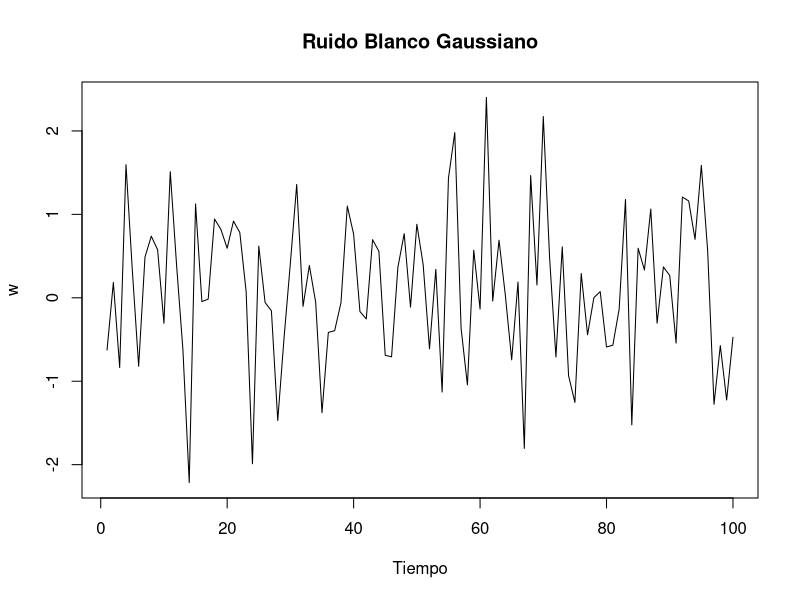
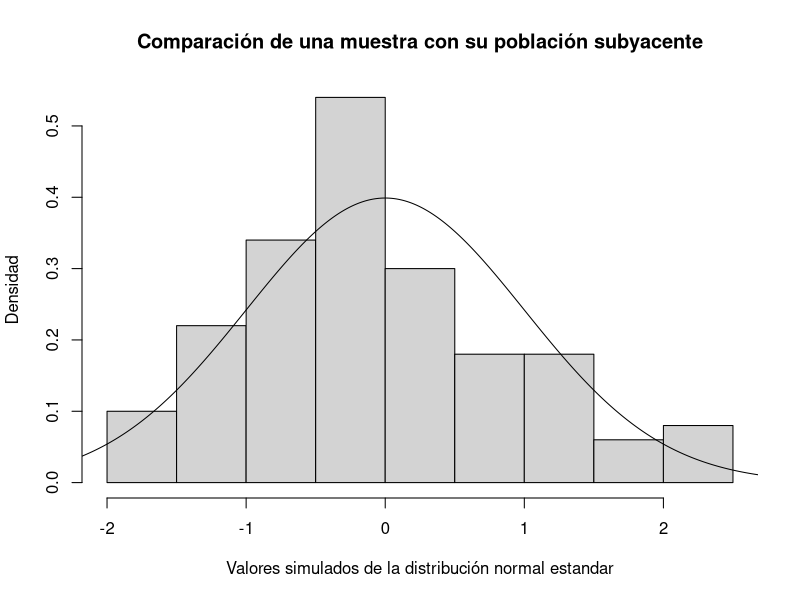
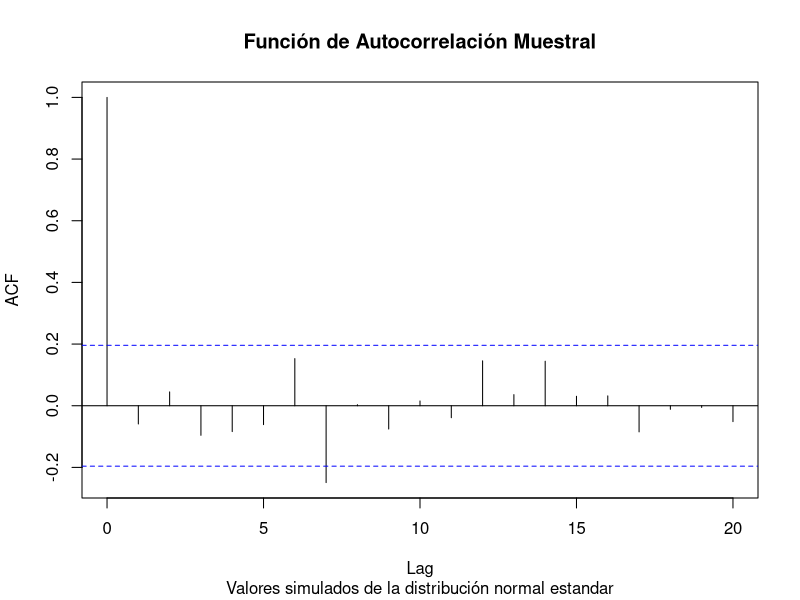
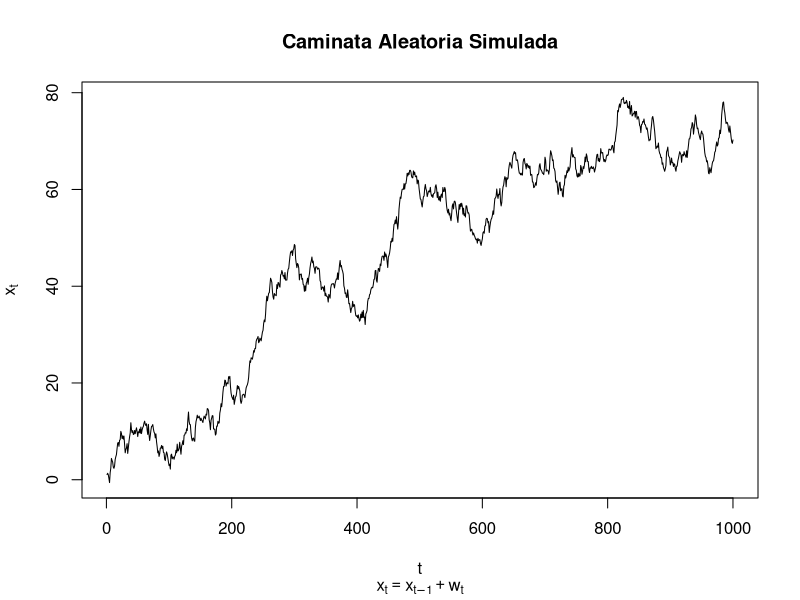
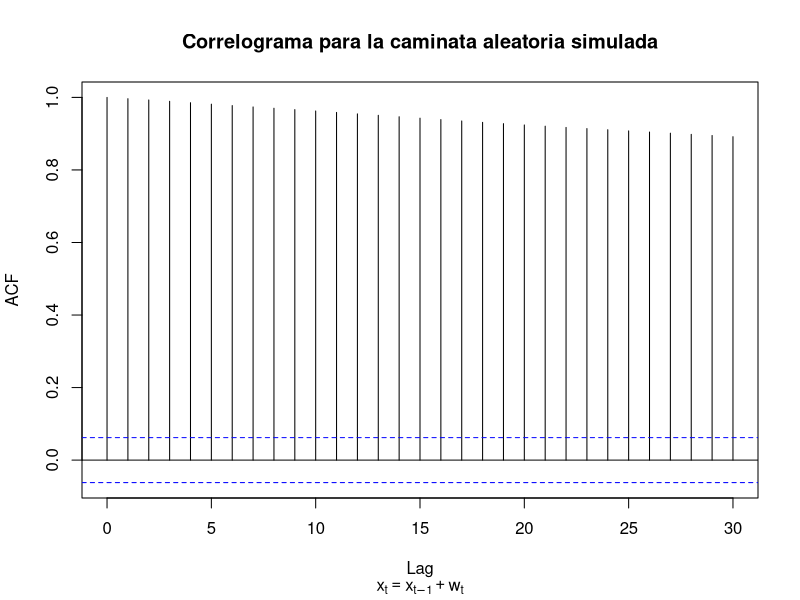
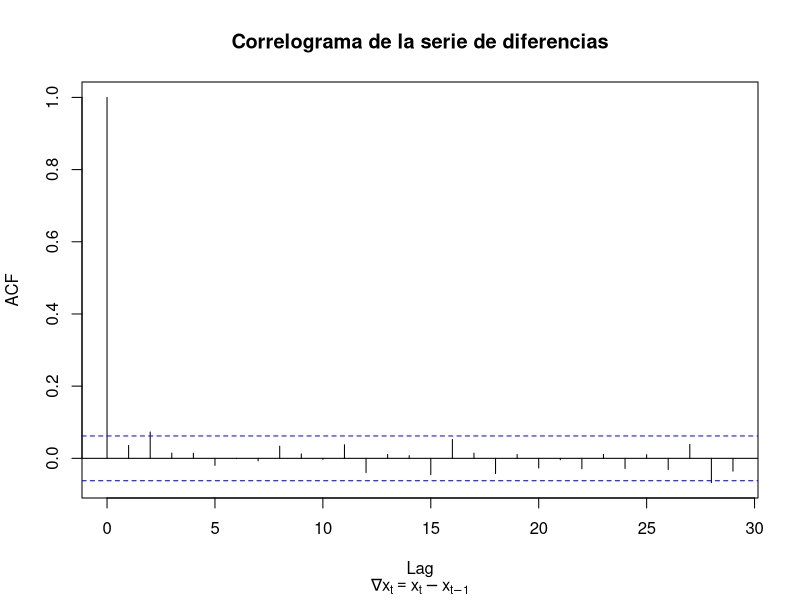
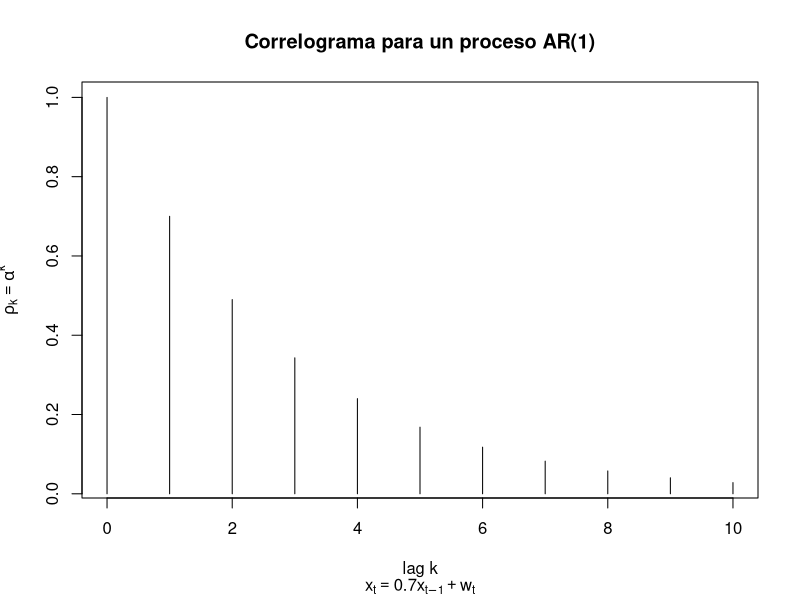
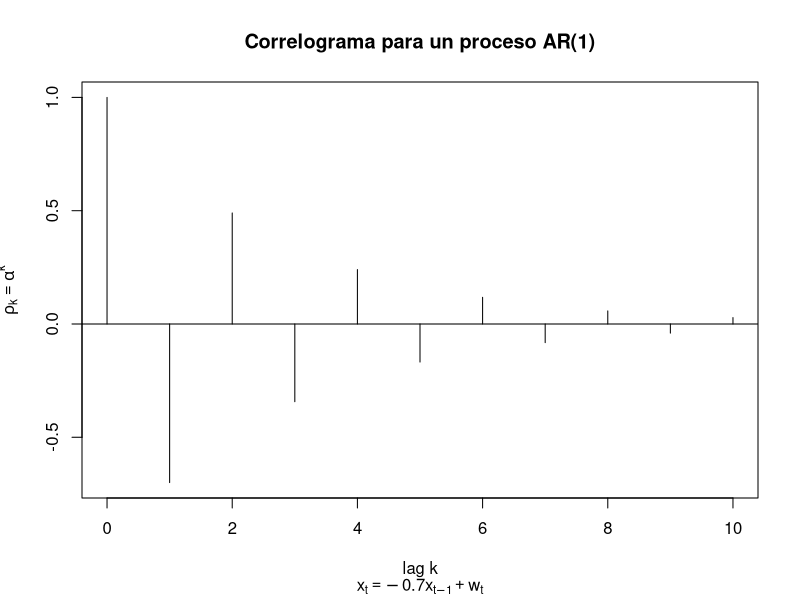

Write R code to recreate these figures, in order.
# Ejemplo 2. Modelos estocásticos básicos, modelos estacionarios y predicción

# Ruido Blanco y simulación en R

set.seed(1)
w <- rnorm(100)
plot(w, type = "l", xlab = "")
title(main = "Ruido Blanco Gaussiano", xlab = "Tiempo")

###

# Para ilustrar mediante simulación como las muestras pueden diferir 
# de sus poblaciones subyacentes considere lo siguiente

x <- seq(-3, 3, length = 1000)
hist(rnorm(100), prob = T, ylab = "", xlab = "", main = "") 
points(x, dnorm(x), type = "l")
title(ylab = "Densidad", xlab = "Valores simulados de la distribución normal estandar",
      main = "Comparación de una muestra con su población subyacente")

###

set.seed(2)
acf(rnorm(100), main = "")
title(main = "Función de Autocorrelación Muestral", 
      sub = "Valores simulados de la distribución normal estandar")

###

              # Caminata Aleatoria
              # Simulación en R

x <- w <- rnorm(1000)
for(t in 2:1000) x[t] <- x[t-1] + w[t]
plot(x, type = "l", main = "Caminata Aleatoria Simulada", 
     xlab = "t", ylab = expression(x[t]), 
     sub = expression(x[t]==x[t-1]+w[t]))
acf(x, main = "")
title(main = "Correlograma para la caminata aleatoria simulada", 
      sub = expression(x[t]==x[t-1]+w[t]))

###

        # Modelos Ajustados y gráficas de diagnóstico
      # Series de caminatas aleatorias simuladas

# El correlograma de las series de diferencias puede usarse para evaluar si una serie dada
# puede modelarse como una caminata aleatoria

acf(diff(x), main = "")
title(main = "Correlograma de la serie de diferencias", 
      sub = expression(nabla*x[t]==x[t]-x[t-1]))

#### Modelos AR(p), MA(q) y ARMA(p, q)

# Modelos AR(p)

# Correlograma de un proceso AR(1)

rho <- function(k, alpha) alpha^k
plot(0:10, rho(0:10, 0.7), type = "h", ylab = "", xlab = "")
title(main = "Correlograma para un proceso AR(1)",
      ylab = expression(rho[k] == alpha^k),
      xlab = "lag k",
      sub = expression(x[t]==0.7*x[t-1]+w[t]))

plot(0:10, rho(0:10, -0.7), type = "h", ylab = "", xlab = "")
title(main = "Correlograma para un proceso AR(1)",
      ylab = expression(rho[k] == alpha^k),
      xlab = "lag k",
      sub = expression(x[t]==-0.7*x[t-1]+w[t]))
abline(h = 0)

###

# Simulación en R

# Un proceso AR(1) puede ser simulado en R como sigue:

set.seed(1)
x <- w <- rnorm(100)
for(t in 2:100) x[t] <- 0.7 * x[t-1] + w[t]
plot(x, type = "l", xlab = "", ylab = "")
title(main = "Proceso AR(1) simulado",
      xlab = "Tiempo",
      ylab = expression(x[t]),
      sub = expression(x[t]==0.7*x[t-1]+w[t]))

#

acf(x, main = "")
title(main = "Correlograma del proceso AR(1) simulado", 
      sub = expression(x[t]==0.7*x[t-1]+w[t]))

#

pacf(x, main = "")
title(main = "Correlograma Parcial del proceso AR(1) simulado", 
      sub = expression(x[t]==0.7*x[t-1]+w[t]))

###

# Modelos Ajustados

# Ajuste de modelos a series simuladas

x.ar <- ar(x, method = "mle")
x.ar$order
x.ar$ar
x.ar$ar + c(-2, 2)*sqrt(x.ar$asy.var)

# Serie de temperaturas globales, expresadas como anomalías de las medias mensuales: Ajuste de un modelo AR

Global <- scan("global.txt")
Global.ts <- ts(Global, st = c(1856, 1), end = c(2005, 12), fr = 12)
Global.annual <- aggregate(Global.ts, FUN = mean)
plot(Global.ts, xlab = "Tiempo", ylab = "Temperatura en Â°C", 
     main = "Serie de Temperatura Global",
     sub = "Serie mensual: Enero de 1856 a Diciembre de 2005")
plot(Global.annual, xlab = "Tiempo", ylab = "Temperatura en Â°C", 
     main = "Serie de Temperatura Global",
     sub = "Serie anual de temperaturas medias: 1856 a 2005")

#

mean(Global.annual)
Global.ar <- ar(Global.annual, method = "mle")
Global.ar$order
Global.ar$ar
acf(Global.ar$res[-(1:Global.ar$order)], lag = 50, main = "")
title(main = "Correlograma de la serie de residuales",
      sub = "Modelo AR(4) ajustado a la serie de temperaturas globales anuales")

####################################################################################################################################################

# Modelos MA(q)

# Ejemplos en R: Correlograma y Simulación

# Función en R para calcular la Función de Autocorrelación

rho <- function(k, beta){
  q <- length(beta) - 1
  if(k > q) ACF <- 0 else {
    s1 <- 0; s2 <- 0
    for(i in 1:(q-k+1)) s1 <- s1 + beta[i]*beta[i + k]
    for(i in 1:(q+1)) s2 <- s2 + beta[i]^2
    ACF <- s1/s2}
  ACF}

# Correlograma para un proceso MA(3)

beta <- c(1, 0.7, 0.5, 0.2)
rho.k <- rep(1, 10)
for(k in 1:10) rho.k[k] <- rho(k, beta)
plot(0:10, c(1, rho.k), ylab = expression(rho[k]), xlab = "lag k", type = "h",
     sub = expression(x[t] == w[t] + 0.7*w[t-1] + 0.5*w[t-2] + 0.2*w[t-3]),
     main = "Función de autocorrelación para un proceso MA(3)")
abline(0, 0)

# Correlograma para otro proceso MA(3)

beta <- c(1, -0.7, 0.5, -0.2)
rho.k <- rep(1, 10)
for(k in 1:10) rho.k[k] <- rho(k, beta)
plot(0:10, c(1, rho.k), ylab = expression(rho[k]), xlab = "lag k", type = "h",
     sub = expression(x[t] == w[t] - 0.7*w[t-1] + 0.5*w[t-2] - 0.2*w[t-3]),
     main = "Función de autocorrelación para un proceso MA(3)")
abline(0, 0)

####################################################################################################################################################

# Simulación de un proceso MA(3)

set.seed(1)
b <- c(0.8, 0.6, 0.4)
x <- w <- rnorm(1000)
for(t in 4:1000){
  for(j in 1:3) x[t] <- x[t] + b[j]*w[t-j]
}

plot(x, type = "l", ylab = expression(x[t]), xlab = "Tiempo t",
     sub = expression(x[t] == w[t] + 0.8*w[t-1] + 0.6*w[t-2] + 0.4*w[t-3]),
     main = "Serie de tiempo simulada de un proceso MA(3)")

###

acf(x, main = "")
title(main = "Correlograma para un proceso MA(3) simulado", 
      sub = expression(x[t] == w[t] + 0.8*w[t-1] + 0.6*w[t-2] + 0.4*w[t-3]))

####################################################################################################################################################

# Ajuste de modelos MA 

x.ma <- arima(x, order = c(0, 0, 3))
x.ma

####################################################################################################################################################

# Modelos ARMA(p, q)


# Simulación y Ajuste

set.seed(1)
x <- arima.sim(n = 10000, list(ar = -0.6, ma = 0.5))
plot(x[1:100], type = "l", xlab = "")
title(main = "Serie simulada", xlab = "Tiempo", 
      sub = expression(x[t] == -0.6*x[t-1] + w[t] + 0.5*w[t-1]))

#

coef(arima(x, order = c(1, 0, 1)))

#### Predicción

# Serie de producción de electricidad

CBE <- read.csv("cbe.csv", header = TRUE)
Elec.ts <- ts(CBE[, 3], start = 1958, freq = 12)
plot(Elec.ts, xlab = "", ylab = "")
title(main = "Serie de Producción de Electricidad",
      xlab = "Tiempo",
      ylab = "Producción de electricidad")

#

plot(log(Elec.ts), xlab = "", ylab = "")
title(main = "Serie-log de Producción de Electricidad",
      xlab = "Tiempo",
      ylab = "Log de Producción de electricidad")

# El siguiente modelo que se ajustará no será un buen modelo, porque en los residuales aún quedarán autocorrelaciones estadísticamente diferentes de cero

Time <- 1:length(Elec.ts)
Imth <- cycle(Elec.ts)
Elec.lm <- lm(log(Elec.ts) ~ Time + I(Time^2) + factor(Imth))

#

acf(resid(Elec.lm), main = "")
title(main = "Correlograma de la serie de residuales del modelo de regresión",
      sub = "Serie de producción de electricidad")

#

plot(resid(Elec.lm), type = "l", main = "", xlab = "", ylab = "")
title(main = "Serie de residuales del modelo de regresión ajustado",
      sub = "Serie de producción de electricidad",
      xlab = "Tiempo",
      ylab = "Residuales")

###

# Código para encontrar el mejor modelo ARMA(p, q) considerando el AIC 
# (Akaike Information Criterion). El ajuste se lleva a cabo para los residuales del ajuste anterior.

best.order <- c(0, 0, 0)
best.aic <- Inf
for(i in 0:2)for(j in 0:2){
  model <- arima(resid(Elec.lm), order = c(i, 0, j))
  fit.aic <- AIC(model)
  if(fit.aic < best.aic){
    best.order <- c(i, 0, j)
    best.arma <- arima(resid(Elec.lm), order = best.order)
    best.aic <- fit.aic
  }
}

best.order

#

acf(resid(best.arma), main = "")
title(main = "Serie de residuales del modelo ARMA(2, 0) ajustado",
      sub = "Serie de residuales del modelo de regresión ajustado a los datos de electricidad")

#### Las siguientes predicciones aún pueden ser mejoradas con un modelo "más adecuado"

new.time <- seq(length(Elec.ts)+1, length = 36)
new.data <- data.frame(Time = new.time, Imth = rep(1:12, 3))
predict.lm <- predict(Elec.lm, new.data)
predict.arma <- predict(best.arma, n.ahead = 36)
elec.pred <- ts(exp(predict.lm + predict.arma$pred), start = 1991, freq = 12)

#

ts.plot(cbind(Elec.ts, elec.pred), lty = 1:2, 
        col = c("blue", "red"), xlab = "Tiempo", 
        ylab = "Producción de electricidad",
        main = "Predicción de los datos de producción de electricidad",
        sub = "Predicción de 36 meses")


